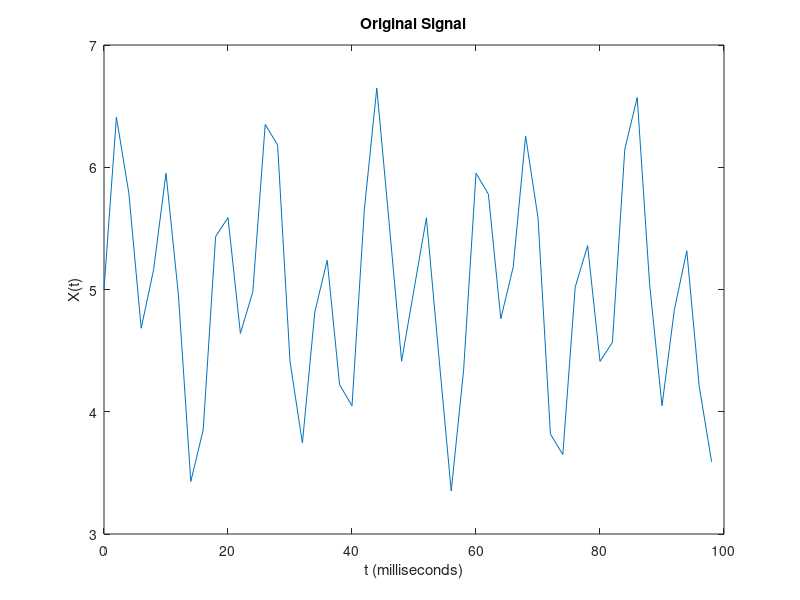
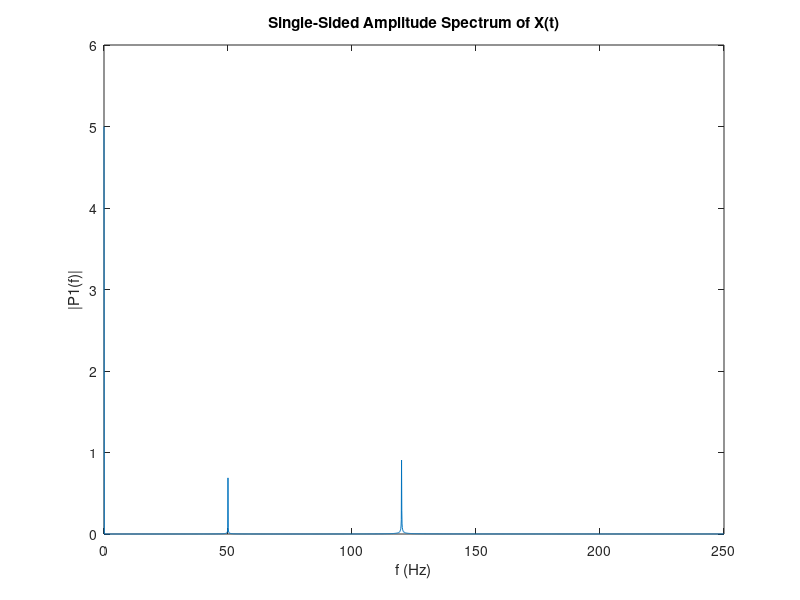

Reproduce these figures in MATLAB, in order.
Fs = 500;            % Sampling frequency                    
T = 1/Fs;             % Sampling period
duration_secs = 10;
t = (0:T:duration_secs);        % Time vector
L = numel(t);

S = 0.7*sin(2*pi*50*t) + sin(2*pi*120*t) + 5;
X = S;

figure(1);
plot(1000*t(1:50),X(1:50))
title('Original Signal')
xlabel('t (milliseconds)')
ylabel('X(t)')

Y = fft(X);

% The ouput of FFT is complex. I=Magnitude, Q=Phase. We take the abs of the
% FFT in order to get the magnitude. WHY DONT WE JUST TAKE I
P2 = abs(Y);

% The output is scaled by the length of the input signal, so we have to
% normalize it.
P2 = P2/L;

% The fft is mirrored across its midpoint, so we drop the second half
P1 = P2(1:L/2+1);

% Double it, I ASSUME DUE TO US DROPPING HALF THE FFT
P1(2:end-1) = 2*P1(2:end-1);

% The frequency axis. We have L/2 bins, and Fs/2 Hz spread across them. So
% that is (Fs/2)/(L/2) Hz per Bin = Fs/L Hz Per Bin
f = Fs/L*(0:(L/2));
figure(2);
plot(f,P1) 
title('Single-Sided Amplitude Spectrum of X(t)')
xlabel('f (Hz)')
ylabel('|P1(f)|')